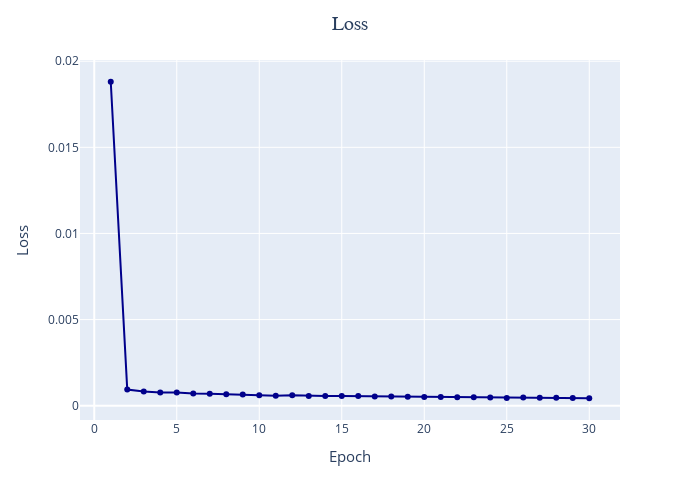

Notebook code for this chart:
### Code cell
# Visualizing the Loss
fig = px.line(df, 
                x = np.arange(1,len(history.history['loss'])+1), 
                y = history.history['loss'], 
                markers = True, 
                height = 500, 
                width = 700)

fig.update_layout(title = dict(
        text = 'Loss',
        font = dict(
            family = 'Arial',
            size = 20
        ),
        x = 0.5
    )
    )

fig.update_traces(line_color = 'darkblue')

fig.update_xaxes(
    title_text = 'Epoch',
    title_font = {'size': 15}
)

fig.update_yaxes(
    title_text = 'Loss',
    title_font = {'size': 15}
)

fig.show()

### Figure 1 — Plotly figure (JSON) as saved in the notebook; plotly's stock layout.template omitted (floating-point values rounded to 4 significant figures)
{"data": [{"hovertemplate": "x=%{x}<br>y=%{y}<extra></extra>", "legendgroup": "", "line": {"color": "darkblue", "dash": "solid"}, "marker": {"symbol": "circle"}, "mode": "lines+markers", "name": "", "orientation": "v", "showlegend": false, "type": "scatter", "x": [1, 2, 3, 4, 5, 6, 7, 8, 9, 10, 11, 12, 13, 14, 15, 16, 17, 18, 19, 20, 21, 22, 23, 24, 25, 26, 27, 28, 29, 30], "xaxis": "x", "y": [0.01881, 0.0009404, 0.0008293, 0.0007681, 0.0007709, 0.0007029, 0.0006954, 0.0006639, 0.0006558, 0.0006051, 0.0005809, 0.0006094, 0.0005678, 0.0005638, 0.0005664, 0.0005586, 0.0005396, 0.000535, 0.0005212, 0.0005082, 0.0005087, 0.0004957, 0.0004859, 0.0004753, 0.0004426, 0.0004728, 0.0004605, 0.0004552, 0.0004517, 0.0004324], "yaxis": "y"}], "layout": {"height": 500, "legend": {"tracegroupgap": 0}, "margin": {"t": 60}, "title": {"font": {"family": "Arial", "size": 20}, "text": "Loss", "x": 0.5}, "width": 700, "xaxis": {"anchor": "y", "domain": [0, 1], "title": {"font": {"size": 15}, "text": "Epoch"}}, "yaxis": {"anchor": "x", "domain": [0, 1], "title": {"font": {"size": 15}, "text": "Loss"}}}}
